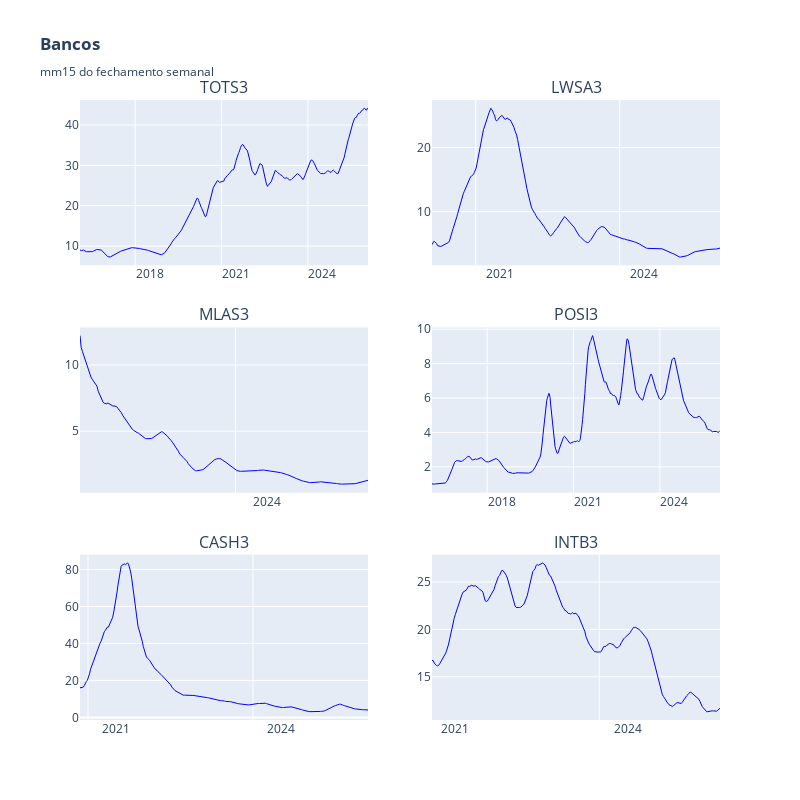

The code cell stored with this chart in its notebook:
### Code cell
# grafico
height=800
width=800

mma = 15
fig = make_subplots(
    rows=math.ceil(len(tickers)/2), cols=2, shared_xaxes=False, 
    subplot_titles=tickers,  
    vertical_spacing=0.1
)

for i, ticker in enumerate(tickers):
    df = data_dict[ticker][('Close', ticker+".SA")]  
    avg = df.rolling(window=mma, min_periods=1).mean()
    
    row = (i // 2) + 1
    col = (i % 2) + 1

    fig.add_trace(go.Scatter(
        x=df.index, y=avg, mode='lines',
        line=dict(color='blue', width=1),
        name="Média", showlegend=False), row=row, col=col)

fig.update_layout(title_text=f"<b>Bancos</b><br><sub>mm{mma} do fechamento semanal</sub>",
                  height= height, width=width)
fig.update_xaxes(rangeslider_visible=False,
    tickformat="%Y",  # Mostrar apenas o ano
    dtick="M36",  # Intervalo de meses entre os ticks
    ticklabelmode="period"  # Coloca o rótulo no início do período)
)
fig.show()

### Figure 1 — Plotly figure (JSON) as saved in the notebook; plotly's stock layout.template omitted (floating-point values rounded to 4 significant figures; data arrays with more than 128 entries replaced by an {"elided": "..."} marker saying what was removed)
{"data": [{"line": {"color": "blue", "width": 1}, "mode": "lines", "name": "Média", "showlegend": false, "type": "scatter", "x": {"elided": "523 str values"}, "xaxis": "x", "y": {"elided": "523 float values"}, "yaxis": "y"}, {"line": {"color": "blue", "width": 1}, "mode": "lines", "name": "Média", "showlegend": false, "type": "scatter", "x": {"elided": "314 str values"}, "xaxis": "x2", "y": {"elided": "314 float values"}, "yaxis": "y2"}, {"line": {"color": "blue", "width": 1}, "mode": "lines", "name": "Média", "showlegend": false, "type": "scatter", "x": {"elided": "238 str values"}, "xaxis": "x3", "y": {"elided": "238 float values"}, "yaxis": "y3"}, {"line": {"color": "blue", "width": 1}, "mode": "lines", "name": "Média", "showlegend": false, "type": "scatter", "x": {"elided": "523 str values"}, "xaxis": "x4", "y": {"elided": "523 float values"}, "yaxis": "y4"}, {"line": {"color": "blue", "width": 1}, "mode": "lines", "name": "Média", "showlegend": false, "type": "scatter", "x": {"elided": "274 str values"}, "xaxis": "x5", "y": {"elided": "274 float values"}, "yaxis": "y5"}, {"line": {"color": "blue", "width": 1}, "mode": "lines", "name": "Média", "showlegend": false, "type": "scatter", "x": {"elided": "261 str values"}, "xaxis": "x6", "y": {"elided": "261 float values"}, "yaxis": "y6"}], "layout": {"annotations": [{"font": {"size": 16}, "showarrow": false, "text": "TOTS3", "x": 0.225, "xanchor": "center", "xref": "paper", "y": 1, "yanchor": "bottom", "yref": "paper"}, {"font": {"size": 16}, "showarrow": false, "text": "LWSA3", "x": 0.775, "xanchor": "center", "xref": "paper", "y": 1, "yanchor": "bottom", "yref": "paper"}, {"font": {"size": 16}, "showarrow": false, "text": "MLAS3", "x": 0.225, "xanchor": "center", "xref": "paper", "y": 0.6333, "yanchor": "bottom", "yref": "paper"}, {"font": {"size": 16}, "showarrow": false, "text": "POSI3", "x": 0.775, "xanchor": "center", "xref": "paper", "y": 0.6333, "yanchor": "bottom", "yref": "paper"}, {"font": {"size": 16}, "showarrow": false, "text": "CASH3", "x": 0.225, "xanchor": "center", "xref": "paper", "y": 0.2667, "yanchor": "bottom", "yref": "paper"}, {"font": {"size": 16}, "showarrow": false, "text": "INTB3", "x": 0.775, "xanchor": "center", "xref": "paper", "y": 0.2667, "yanchor": "bottom", "yref": "paper"}], "height": 800, "title": {"text": "<b>Bancos</b><br><sub>mm15 do fechamento semanal</sub>"}, "width": 800, "xaxis": {"anchor": "y", "domain": [0, 0.45], "dtick": "M36", "rangeslider": {"visible": false}, "tickformat": "%Y", "ticklabelmode": "period"}, "xaxis2": {"anchor": "y2", "domain": [0.55, 1], "dtick": "M36", "rangeslider": {"visible": false}, "tickformat": "%Y", "ticklabelmode": "period"}, "xaxis3": {"anchor": "y3", "domain": [0, 0.45], "dtick": "M36", "rangeslider": {"visible": false}, "tickformat": "%Y", "ticklabelmode": "period"}, "xaxis4": {"anchor": "y4", "domain": [0.55, 1], "dtick": "M36", "rangeslider": {"visible": false}, "tickformat": "%Y", "ticklabelmode": "period"}, "xaxis5": {"anchor": "y5", "domain": [0, 0.45], "dtick": "M36", "rangeslider": {"visible": false}, "tickformat": "%Y", "ticklabelmode": "period"}, "xaxis6": {"anchor": "y6", "domain": [0.55, 1], "dtick": "M36", "rangeslider": {"visible": false}, "tickformat": "%Y", "ticklabelmode": "period"}, "yaxis": {"anchor": "x", "domain": [0.7333, 1]}, "yaxis2": {"anchor": "x2", "domain": [0.7333, 1]}, "yaxis3": {"anchor": "x3", "domain": [0.3667, 0.6333]}, "yaxis4": {"anchor": "x4", "domain": [0.3667, 0.6333]}, "yaxis5": {"anchor": "x5", "domain": [0, 0.2667]}, "yaxis6": {"anchor": "x6", "domain": [0, 0.2667]}}}
